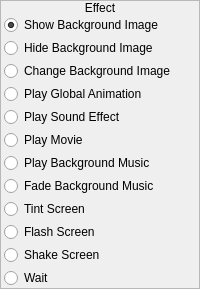
       <widget class="QFrame" name="frame">
        <property name="sizePolicy">
         <sizepolicy hsizetype="Fixed" vsizetype="Preferred">
          <horstretch>0</horstretch>
          <verstretch>0</verstretch>
         </sizepolicy>
        </property>
        <property name="frameShape">
         <enum>QFrame::StyledPanel</enum>
        </property>
        <property name="frameShadow">
         <enum>QFrame::Raised</enum>
        </property>
        <layout class="QVBoxLayout" name="verticalLayout">
         <property name="spacing">
          <number>0</number>
         </property>
         <property name="margin">
          <number>0</number>
         </property>
         <item>
          <widget class="QLabel" name="label">
           <property name="sizePolicy">
            <sizepolicy hsizetype="Preferred" vsizetype="Fixed">
             <horstretch>0</horstretch>
             <verstretch>0</verstretch>
            </sizepolicy>
           </property>
           <property name="text">
            <string>Effect</string>
           </property>
           <property name="alignment">
            <set>Qt::AlignCenter</set>
           </property>
          </widget>
         </item>
         <item>
          <widget class="QWidget" name="widget" native="true">
           <layout class="QVBoxLayout" name="verticalLayout_2">
            <property name="spacing">
             <number>3</number>
            </property>
            <property name="leftMargin">
             <number>3</number>
            </property>
            <property name="topMargin">
             <number>0</number>
            </property>
            <property name="rightMargin">
             <number>0</number>
            </property>
            <property name="bottomMargin">
             <number>0</number>
            </property>
            <item>
             <widget class="QRadioButton" name="rbShowBGImage">
              <property name="text">
               <string>Show Background Image</string>
              </property>
              <property name="checked">
               <bool>true</bool>
              </property>
             </widget>
            </item>
            <item>
             <widget class="QRadioButton" name="rbHideBGImage">
              <property name="text">
               <string>Hide Background Image</string>
              </property>
             </widget>
            </item>
            <item>
             <widget class="QRadioButton" name="rbChangeBGImage">
              <property name="text">
               <string>Change Background Image</string>
              </property>
             </widget>
            </item>
            <item>
             <widget class="QRadioButton" name="rbPlayGlobalAnimation">
              <property name="text">
               <string>Play Global Animation</string>
              </property>
             </widget>
            </item>
            <item>
             <widget class="QRadioButton" name="rbPlaySoundEffect">
              <property name="text">
               <string>Play Sound Effect</string>
              </property>
             </widget>
            </item>
            <item>
             <widget class="QRadioButton" name="rbPlayMovie">
              <property name="text">
               <string>Play Movie</string>
              </property>
             </widget>
            </item>
            <item>
             <widget class="QRadioButton" name="rbPlayBGM">
              <property name="text">
               <string>Play Background Music</string>
              </property>
             </widget>
            </item>
            <item>
             <widget class="QRadioButton" name="rbFadeBGM">
              <property name="text">
               <string>Fade Background Music</string>
              </property>
             </widget>
            </item>
            <item>
             <widget class="QRadioButton" name="rbTintScreen">
              <property name="text">
               <string>Tint Screen</string>
              </property>
             </widget>
            </item>
            <item>
             <widget class="QRadioButton" name="rbFlashScreen">
              <property name="text">
               <string>Flash Screen</string>
              </property>
             </widget>
            </item>
            <item>
             <widget class="QRadioButton" name="rbShakeScreen">
              <property name="text">
               <string>Shake Screen</string>
              </property>
             </widget>
            </item>
            <item>
             <widget class="QRadioButton" name="rbWait">
              <property name="text">
               <string>Wait</string>
              </property>
             </widget>
            </item>
           </layout>
          </widget>
         </item>
        </layout>
       </widget>
